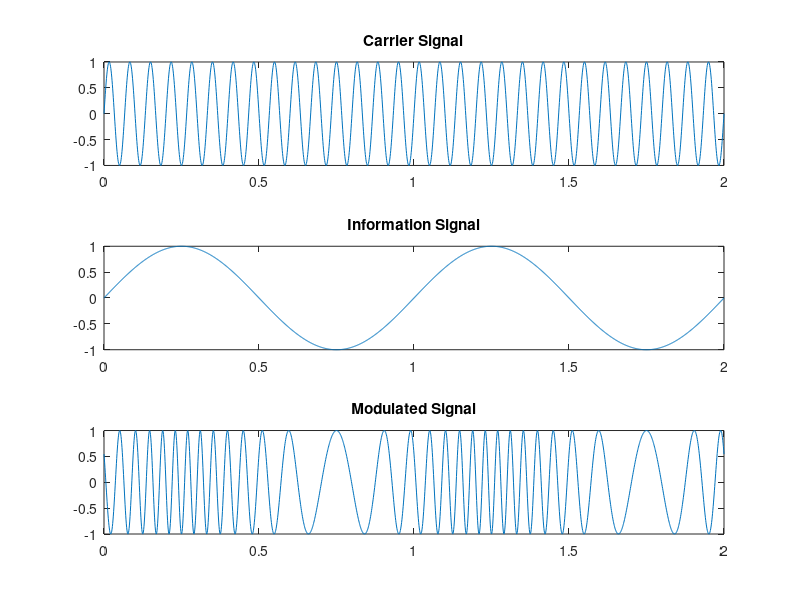

Write the MATLAB code that produced this figure.
clc
clear all
fs=100
t=0:0.001:2
fc=15
p=sin(2*pi*fc*t)
fm=1
x=sin(2*pi*fm*t)
subplot(3,1,2)
plot(t,x)
title('Information Signal')
dev=10
y=sin((2*pi*fc*t)+((dev*sin((2*pi*fm*t)+(3*pi/2)))/fm))
subplot(3,1,3)
plot(t,y)
title('Modulated Signal')
subplot(3,1,1)
plot(t,p)
title('Carrier Signal')